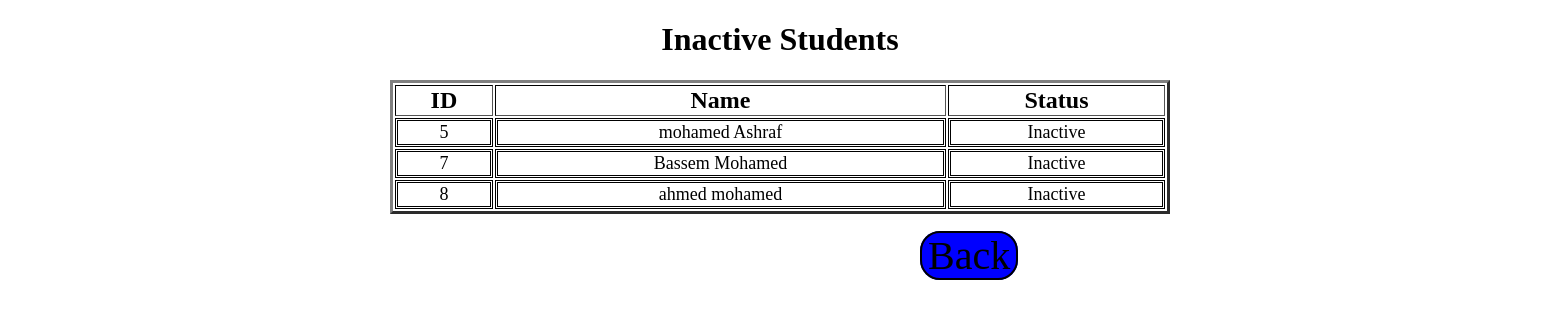
/Pages/inactivestudents/, run on the app's committed database.
### Pages/models.py (models this page shows)
class Members(models.Model):
    id=models.AutoField
    name=models.CharField(max_length=255)
    department=models.CharField(max_length=10)
    level=models.IntegerField()
    gender=models.CharField(max_length=7)
    email=models.EmailField(max_length=100)
    gpa=models.DecimalField(max_digits=8,decimal_places=2)
    phone=models.IntegerField()
    status=models.CharField(max_length=10)
    birth=models.DateField(null=True)

### Pages/views.py (the view)
# urls.py: path('inactivestudents/',views.inactivestudents,name='inactivestudents'),
def inactivestudents(request):
    mydata = Members.objects.filter(status='Inactive').values('name','id','status')
    template = loader.get_template('inactivestudents.html')
    context = {'student': mydata,}
    return HttpResponse(template.render(context, request))

### Pages/templates/inactivestudents.html (shortened to what this page needs)
<!DOCTYPE html>
<html>
    <head>
    </head>
<body>
<div id="demo" >
    <center><h1>Inactive Students</h1></center>
    <table border='3'>
            <tr>
                <th>ID</th>
                <th>Name</th>
                <th>Status</th>
            </tr>
    {%for x in student %}
            <tr>
                <td>{{x.id}}</td>
                <td>{{x.name}}</td>
                <td>{{x.status}}</td>
            </tr>
    {% endfor  %}
    </table><br>
    <a href="{% url 'activeinactive' %}">Back</a>
</div>
    </body>
<html>

### Pages/templates/inactivestudents.html (style rules this page uses)
body { margin: 0; background-color: white; }
a { border:2px solid black; border-radius: 20px; margin-left:920px; margin-right:920px; width: 40px; padding-left:6px; padding-right:6px; font-size: 40px; margin-top: 40px; margin-bottom: 40px; color: black; background-color:blue; text-decoration: none; }
a:link { text-decoration: none; }
table { width:50%; text-align:center; margin-left:auto; margin-right:auto; }
tr { border-color: black; text-align: center; }
th { color: black; text-align: center; font-size: x-large; }
td { border: double; border-color: black; background-color: white; text-align: center; font-size:large; }

### data on the page
Members: id "5", name "mohamed Ashraf", status "Inactive"
Members: id "7", name "Bassem Mohamed", status "Inactive"
Members: id "8", name "ahmed mohamed", status "Inactive"
